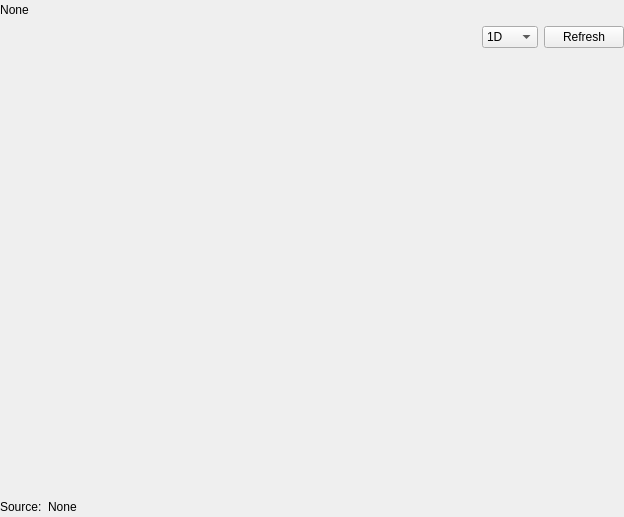
<?xml version="1.0" encoding="UTF-8"?>
<ui version="4.0">
 <class>valueChartWidet</class>
 <widget class="QWidget" name="valueChartWidet">
  <property name="geometry">
   <rect>
    <x>0</x>
    <y>0</y>
    <width>624</width>
    <height>517</height>
   </rect>
  </property>
  <property name="windowTitle">
   <string>Price Chart</string>
  </property>
  <layout class="QVBoxLayout" name="verticalLayout" stretch="0,0,1,0,1">
   <property name="leftMargin">
    <number>0</number>
   </property>
   <property name="topMargin">
    <number>0</number>
   </property>
   <property name="rightMargin">
    <number>0</number>
   </property>
   <property name="bottomMargin">
    <number>0</number>
   </property>
   <item>
    <layout class="QHBoxLayout" name="horizontalLayout">
     <item>
      <widget class="QLabel" name="stockLabel">
       <property name="text">
        <string>None</string>
       </property>
       <property name="alignment">
        <set>Qt::AlignCenter</set>
       </property>
      </widget>
     </item>
     <item>
      <spacer name="horizontalSpacer">
       <property name="orientation">
        <enum>Qt::Horizontal</enum>
       </property>
       <property name="sizeHint" stdset="0">
        <size>
         <width>40</width>
         <height>20</height>
        </size>
       </property>
      </spacer>
     </item>
    </layout>
   </item>
   <item>
    <layout class="QHBoxLayout" name="horizontalLayout_3">
     <item>
      <spacer name="horizontalSpacer_3">
       <property name="orientation">
        <enum>Qt::Horizontal</enum>
       </property>
       <property name="sizeHint" stdset="0">
        <size>
         <width>40</width>
         <height>20</height>
        </size>
       </property>
      </spacer>
     </item>
     <item>
      <widget class="QComboBox" name="rangeCB">
       <item>
        <property name="text">
         <string>1D</string>
        </property>
       </item>
       <item>
        <property name="text">
         <string>14D</string>
        </property>
       </item>
       <item>
        <property name="text">
         <string>1M</string>
        </property>
       </item>
       <item>
        <property name="text">
         <string>3M</string>
        </property>
       </item>
       <item>
        <property name="text">
         <string>6M</string>
        </property>
       </item>
       <item>
        <property name="text">
         <string>1R</string>
        </property>
       </item>
       <item>
        <property name="text">
         <string>MAX</string>
        </property>
       </item>
      </widget>
     </item>
     <item>
      <widget class="QPushButton" name="refreshPB">
       <property name="text">
        <string>Refresh</string>
       </property>
      </widget>
     </item>
    </layout>
   </item>
   <item>
    <widget class="PriceIntradayChart" name="dataChart" native="true">
     <property name="minimumSize">
      <size>
       <width>0</width>
       <height>10</height>
      </size>
     </property>
    </widget>
   </item>
   <item>
    <layout class="QHBoxLayout" name="horizontalLayout_2">
     <item>
      <widget class="QLabel" name="label_5">
       <property name="text">
        <string>Source:</string>
       </property>
      </widget>
     </item>
     <item>
      <widget class="QLabel" name="sourceLabel">
       <property name="text">
        <string>None</string>
       </property>
      </widget>
     </item>
     <item>
      <spacer name="horizontalSpacer_2">
       <property name="orientation">
        <enum>Qt::Horizontal</enum>
       </property>
       <property name="sizeHint" stdset="0">
        <size>
         <width>40</width>
         <height>20</height>
        </size>
       </property>
      </spacer>
     </item>
    </layout>
   </item>
   <item>
    <layout class="QVBoxLayout" name="toolbarLayout"/>
   </item>
  </layout>
 </widget>
 <customwidgets>
  <customwidget>
   <class>PriceIntradayChart</class>
   <extends>QWidget</extends>
   <header>stockmonitor.gui.widget.mpl.stockintradaychart</header>
   <container>1</container>
  </customwidget>
 </customwidgets>
 <resources/>
 <connections/>
</ui>
